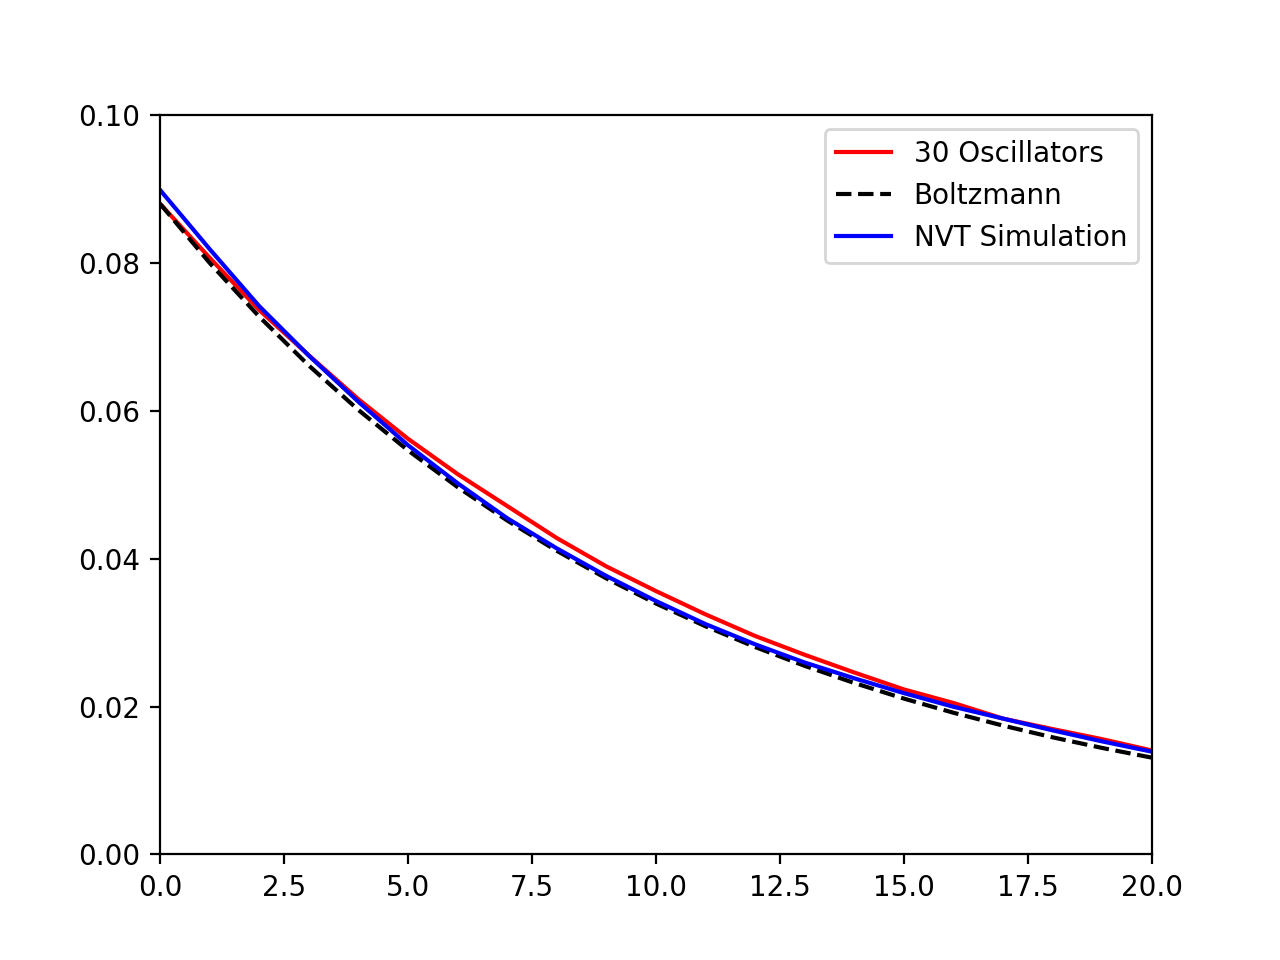

Here is the Python script that generated this plot:
import matplotlib.pyplot as pt
import math
f = open('3_1.dat', encoding = 'utf-8', mode = 'r')
l = [x.strip() for x in f]
f.close()
f = open('3_2.dat', encoding = 'utf-8', mode = 'r')
m = [x.strip() for x in f]
f.close()
NVT = [float(x.split('   ')[1]) for x in m[3:]]
data = []
for i in range(10):
    g = l[25*i + 4:25*i + 25]
    data.append([[float(i) for i in x.split('   ')] for x in g])

for i in range(9,10):
    l1 = data[i]
    x = [s[0] for s in l1]
    y = [s[1] for s in l1]
    pt.plot(x, y, label = (str((i + 1)*3) + ' Oscillators'), color = 'red')


beta = math.log(1 + (1 / 10))
print(beta)
Bolt = [math.exp(-beta * i)*data[9][0][1] for i in range(21)]
pt.xlim((0, 20))
pt.ylim((0, 0.1))
pt.plot(range(21), Bolt, label = 'Boltzmann', color = 'black', linestyle = '--')
pt.plot(range(21), NVT, label = 'NVT Simulation', color = 'blue')
pt.legend()
pt.show()
